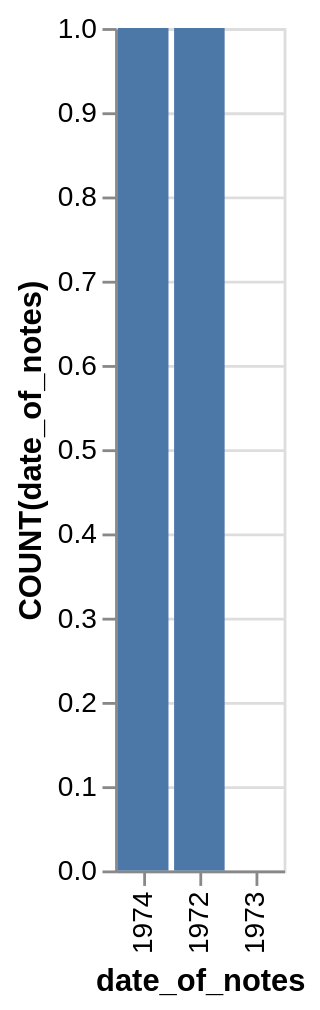

Write a Vega-Lite specification for this figure.
### Vega-Lite specification from a JSON file in a GitHub repository (floating-point values rounded to 4 significant figures)
{"data": {"values": [{"x_data": "1974", "y_data": 1}, {"x_data": "1972", "y_data": 1}, {"x_data": "1973", "y_data": 0}]}, "mark": "bar", "encoding": {"x": {"field": "x_data", "type": "nominal", "title": "date_of_notes", "sort": {"op": "sum", "field": "y_data", "order": "descending"}}, "y": {"field": "y_data", "type": "quantitative", "title": "COUNT(date_of_notes)"}}}
